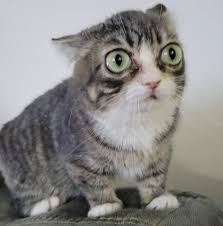
#> input picture Lab4/input.png, 223 x 226 px, found by its file name
$ python main.py
#> lines starting #> are read from the running program, lines starting #| are printed output that depends on the picture; after the words box and inside, x2 and y2 are one past the last pixel; in counts of white or black regions, pixels touching at a corner belong together
import cv2 as cv
import numpy as np

def get_quantized_angle(grad_x, grad_y, tg):
    quantized_angle = np.zeros_like(grad_x, dtype=np.uint8)

    mask0 = ((grad_x > 0) & (grad_y < 0) & (tg < -2.414)) | ((grad_x < 0) & (grad_y < 0) & (tg > 2.414))
    quantized_angle[mask0] = 0

    mask1 = (grad_x > 0) & (grad_y < 0) & (tg >= -2.414) & (tg < -0.414)
    quantized_angle[mask1] = 1

    mask2 = ((grad_x > 0) & (grad_y < 0) & (tg >= -0.414)) | ((grad_x > 0) & (grad_y > 0) & (tg < 0.414))
    quantized_angle[mask2] = 2

    mask3 = (grad_x > 0) & (grad_y > 0) & (tg >= 0.414) & (tg < 2.414)
    quantized_angle[mask3] = 3

    mask4 = ((grad_x > 0) & (grad_y > 0) & (tg >= 2.414)) | ((grad_x < 0) & (grad_y > 0) & (tg <= -2.414))
    quantized_angle[mask4] = 4

    mask5 = (grad_x < 0) & (grad_y > 0) & (tg > -2.414) & (tg <= -0.414)
    quantized_angle[mask5] = 5

    mask6 = ((grad_x < 0) & (grad_y > 0) & (tg > -0.414)) | ((grad_x < 0) & (grad_y < 0) & (tg < 0.414))
    quantized_angle[mask6] = 6

    mask7 = (grad_x < 0) & (grad_y < 0) & (tg >= 0.414) & (tg < 2.414)
    quantized_angle[mask7] = 7

    return quantized_angle

# [156 lines of commented-out code are left out]
def process_image(image_path):
#> called with image_path = 'Lab4/input.png'
    image = cv.imread(image_path)
#> image is the input picture: shape (226, 223, 3); mean B, G, R 135.8, 137.6, 139.5

    if image is None:
        print(f"Ошибка: не удалось открыть файл {image_path}")
        return

    gray = cv.cvtColor(image, cv.COLOR_BGR2GRAY)
    blurred = cv.GaussianBlur(gray, (11, 11), 2)

    sobel_kernel_x = np.array([
        [-1, 0, 1],
        [-2, 0, 2],
        [-1, 0, 1]
    ], dtype=np.float64)

    sobel_kernel_y = np.array([
        [-1, -2, -1],
        [ 0,  0,  0],
        [ 1,  2,  1]
    ], dtype=np.float64)

    img = blurred.astype(np.float64)

    grad_x = np.zeros_like(img)
    grad_y = np.zeros_like(img)

    padded = np.pad(img, ((1, 1), (1, 1)), mode='reflect')

    for i in range(img.shape[0]):
        for j in range(img.shape[1]):
            region = padded[i:i+3, j:j+3]
            grad_x[i, j] = np.sum(region * sobel_kernel_x)
            grad_y[i, j] = np.sum(region * sobel_kernel_y)
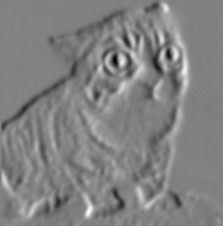
#> grad_x: shape (226, 223) float64; min -214, max 208, mean 0.6; drawn with min black and max white
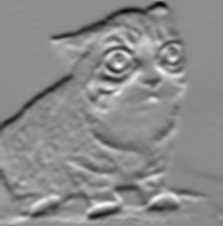
#> grad_y: shape (226, 223) float64; min -196, max 156, mean -3.9; drawn with min black and max white

    magnitude = np.sqrt(grad_x**2 + grad_y**2)
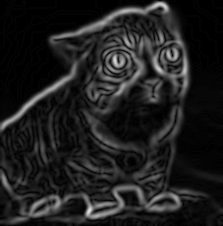
#> magnitude: shape (226, 223) float64; min 0, max 227.7, mean 31.2

    grad_x_safe = np.where(grad_x == 0, 1e-6, grad_x)
    tg = grad_y / grad_x_safe

    quantized_angle = get_quantized_angle(grad_x, grad_y, tg)
#> in get_quantized_angle, `mask0 = ((grad_x > 0) & (grad_y < 0) & (tg < -2.414)) | ((grad_x < 0) ..`:
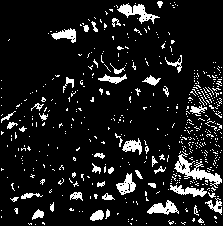
#> mask0: shape (226, 223) bool; 10.6% white; 512 white regions (469 under 20 px), largest, box (x1, y1, x2, y2) and area: (174, 151, 222, 188) 504, (117, 3, 160, 24) 340, (147, 200, 179, 215) 248
#> in get_quantized_angle, `mask1 = (grad_x > 0) & (grad_y < 0) & (tg >= -2.414) & (tg < -0.414)`: mask1: shape (226, 223) bool; 10.2% white; 277 white regions (218 under 20 px), largest, box (x1, y1, x2, y2) and area: (89, 122, 131, 151) 425, (1, 91, 21, 118) 263, (160, 1, 185, 21) 223
#> in get_quantized_angle, `mask2 = ((grad_x > 0) & (grad_y < 0) & (tg >= -0.414)) | ((grad_x > 0)..`: mask2: shape (226, 223) bool; 9.9% white; 412 white regions (364 under 20 px), largest, box (x1, y1, x2, y2) and area: (171, 44, 193, 133) 730, (154, 8, 185, 45) 421, (164, 134, 181, 190) 303
#> in get_quantized_angle, `mask3 = (grad_x > 0) & (grad_y > 0) & (tg >= 0.414) & (tg < 2.414)`: mask3: shape (226, 223) bool; 9.3% white; 303 white regions (232 under 20 px), largest, box (x1, y1, x2, y2) and area: (87, 69, 151, 124) 645, (24, 195, 46, 210) 161, (131, 34, 145, 57) 131
#> in get_quantized_angle, `mask4 = ((grad_x > 0) & (grad_y > 0) & (tg >= 2.414)) | ((grad_x < 0) ..`: mask4: shape (226, 223) bool; 8.1% white; 372 white regions (327 under 20 px), largest, box (x1, y1, x2, y2) and area: (114, 205, 167, 223) 350, (50, 214, 101, 225) 273, (2, 215, 25, 225) 149
#> in get_quantized_angle, `mask5 = (grad_x < 0) & (grad_y > 0) & (tg > -2.414) & (tg <= -0.414)`: mask5: shape (226, 223) bool; 8.8% white; 258 white regions (208 under 20 px), largest, box (x1, y1, x2, y2) and area: (45, 38, 86, 72) 553, (1, 145, 21, 172) 193, (143, 33, 159, 58) 166
#> in get_quantized_angle, `mask6 = ((grad_x < 0) & (grad_y > 0) & (tg > -0.414)) | ((grad_x < 0) ..`: mask6: shape (226, 223) bool; 7.3% white in thin lines or dots
#> in get_quantized_angle, `mask7 = (grad_x < 0) & (grad_y < 0) & (tg >= 0.414) & (tg < 2.414)`: mask7: shape (226, 223) bool; 14.7% white; 246 white regions (197 under 20 px), largest, box (x1, y1, x2, y2) and area: (1, 71, 86, 132) 1080, (190, 63, 222, 122) 812, (183, 112, 222, 171) 729
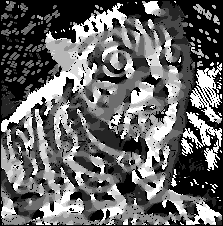
#> quantized_angle: shape (226, 223); min 0, max 7, mean 2.81; drawn with min black and max white

    nms = np.zeros_like(magnitude, dtype=np.uint8)
    rows, cols = magnitude.shape
#> rows = 226; cols = 223

    for i in range(1, rows - 1):
        for j in range(1, cols - 1):
            direction = quantized_angle[i, j]
            mag = magnitude[i, j]

            if direction in [0, 4]:
                neighbors = [magnitude[i, j - 1], magnitude[i, j + 1]]
            elif direction in [1, 5]:
                neighbors = [magnitude[i - 1, j + 1], magnitude[i + 1, j - 1]]
            elif direction in [2, 6]:
                neighbors = [magnitude[i - 1, j], magnitude[i + 1, j]]
            else:
                neighbors = [magnitude[i - 1, j - 1], magnitude[i + 1, j + 1]]

            if mag > max(neighbors):
                nms[i, j] = 255
            else:
                nms[i, j] = 0
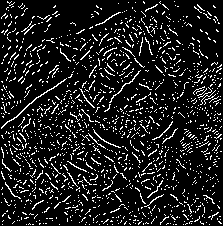
#> nms: shape (226, 223); 11.7% white in thin lines or dots

    max_grad = np.max(magnitude)
#> max_grad = 227.7
    high_level = max_grad // 3.75
#> high_level = 60
    low_level = max_grad // 10
#> low_level = 22

    strong_edges = (magnitude >= high_level)
#> strong_edges: shape (226, 223) bool; 17% white; 57 white regions (28 under 20 px), largest, box (x1, y1, x2, y2) and area: (10, 184, 181, 223) 1967, (138, 28, 189, 97) 1374, (94, 37, 146, 104) 1261
    weak_edges = ((magnitude >= low_level) & (magnitude < high_level))
#> weak_edges: shape (226, 223) bool; 28.7% white; 59 white regions (41 under 20 px), largest, box (x1, y1, x2, y2) and area: (0, 0, 209, 226) 13166, (164, 48, 183, 73) 164, (20, 118, 33, 145) 144

    result = np.zeros_like(nms, dtype=np.uint8)

    result[strong_edges & (nms == 255)] = 255

    for i in range(1, rows - 1):
        for j in range(1, cols - 1):
            if weak_edges[i, j] and nms[i, j] == 255:
                region = result[i-1:i+2, j-1:j+2]
                if np.any(region == 255):
                    result[i, j] = 255
#> result: shape (226, 223); 3.7% white in thin lines or dots, all inside (x1, y1, x2, y2) = (1, 1, 196, 224)

    overlay = image.copy()
    overlay[result == 255] = [0, 0, 255]
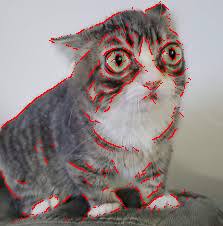
#> overlay: shape (226, 223, 3); 3.69% of pixels changed, all inside (x1, y1, x2, y2) = (1, 1, 196, 224)

    cv.imshow("Original Image", image)
    cv.imshow("Gray and Blurred", blurred)
    cv.imshow("Non-Maximum Suppression", nms)
    cv.imshow("Double Threshold Result", result)
    cv.imshow("Contoured Image", overlay)

    cv.waitKey(0)
    cv.destroyAllWindows()

    return overlay

process_image("Lab4/input.png")
